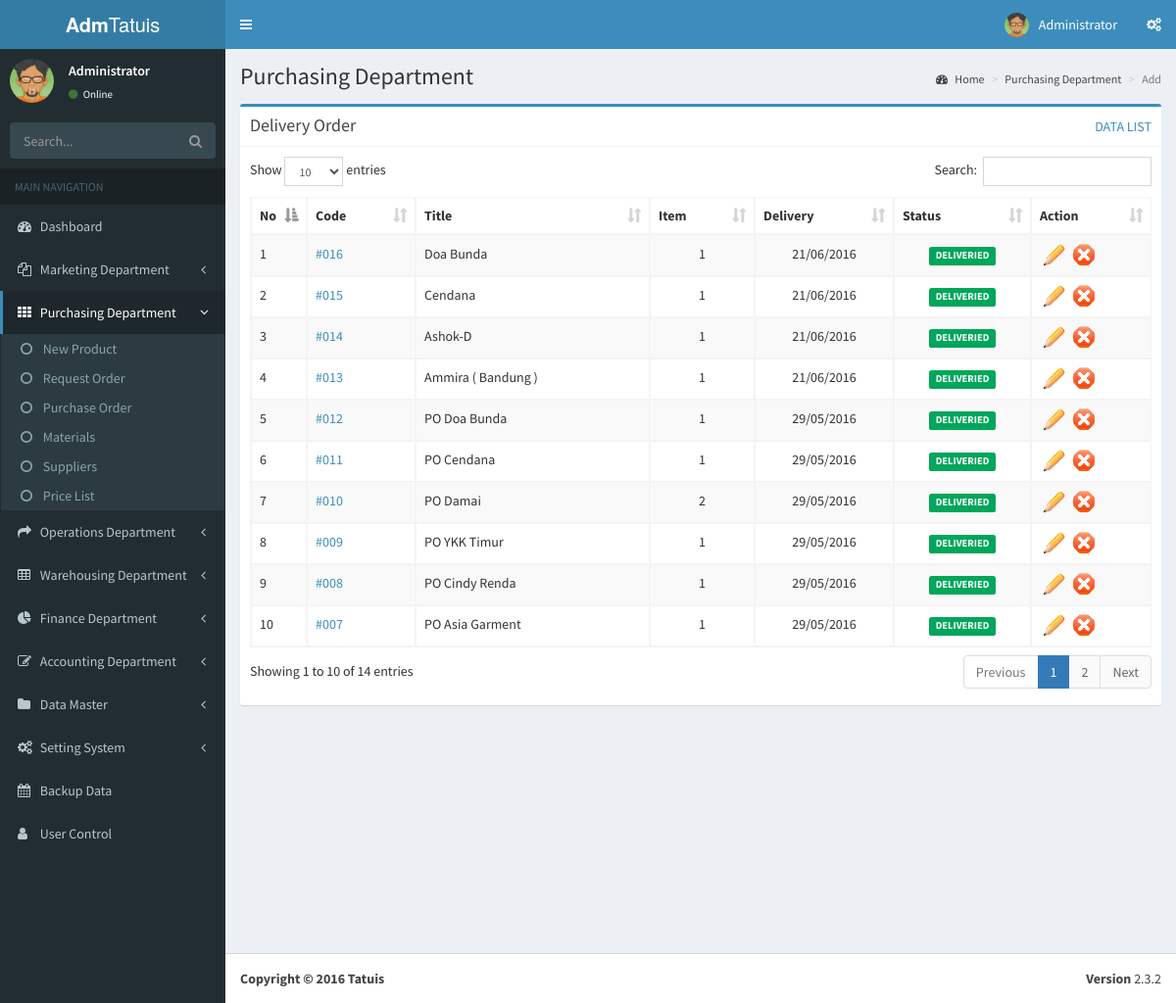
The page /?m=purchasing&s=purchasing&l=do&open=3 (signed in) on the database its author committed.
### tables this page shows
CREATE TABLE IF NOT EXISTS `user` (
  `id` int(11) NOT NULL AUTO_INCREMENT,
  `username` varchar(50) NOT NULL,
  `password` varchar(30) NOT NULL,
  `name` varchar(50) NOT NULL,
  `level` int(1) NOT NULL,
  `department` int(11) NOT NULL,
  `image` text NOT NULL,
  `keterangan` text NOT NULL,
  `status` int(1) NOT NULL,
  PRIMARY KEY (`id`)
);

CREATE TABLE IF NOT EXISTS `tbl_po_header` (
  `id` int(11) NOT NULL,
  `title` varchar(100) NOT NULL,
  `supplier` int(5) NOT NULL,
  `created_date` varchar(20) NOT NULL,
  `due_date` varchar(20) NOT NULL,
  `correction` text NOT NULL,
  `correction_by` int(5) NOT NULL,
  `approve1` int(1) NOT NULL,
  `approve2` int(1) NOT NULL,
  `approve3` int(1) NOT NULL,
  `published` int(1) NOT NULL,
  `status` int(1) NOT NULL,
  PRIMARY KEY (`id`)
);

### applications/config/common.php (called while the page is built, shortened)
<?php
$template="assets/TemplateTatuis";
?>

### applications/modules/purchasing/do.php (the view, shortened to what this page needs)
<section class="content-header">
  <h1>
	Purchasing Department
  </h1>
  <ol class="breadcrumb">
	<li><a href="#"><i class="fa fa-dashboard"></i> Home</a></li>
	<li><a href="#">Purchasing Department</a></li>
	<li class="active"><?php if(empty($_GET['p']) || $_GET['p']=='add'){?>Add<?}else{?>List<?}?></li>
  </ol>
</section>
<section class="content">
	<div class="row">
		<div class="col-md-12">
		  <div class="box box-primary">
			<div class="box-header with-border">
				<h3 class="box-title">
					Delivery Order
				</h3>
			  <div class="pull-right">
				<a href="?m=<?=$_GET['m']?>&s=<?=$_GET['s']?>&l=<?=$_GET['l']?>&p=list&open=<?=$_GET['open']?>">DATA LIST</a>
			  </div>
			</div>
			<?php
			switch($_GET['p']){
				case 'add':?>
				<?break;
				default:?>
					<div class="box-body">
						<table id="example1" class="table table-bordered table-striped">
							<thead>
							<tr>
							  <th>No</th>
							  <th>Code</th>
							  <th>Title</th>
							  <th>Item</th>
							  <th>Delivery</th>
							  <th>Status</th>
							  <th>Action</th>
							</tr>
							</thead>
							<tbody>
							<?php
							$nourut=0;
							$query_po=$query("select * from tbl_po_header where approve1='1' and approve2='1' and approve3='1' order by id DESC");
							while($row_po=$fetch($query_po)){
							$query_item=$query("select * from tbl_po_item where po_header='$row_po[id]' and item!=0");
							$jml_item=$rows($query_item);
							$item=number_format($jml_item);
							$nourut++;
							$query_item=$query("select sum(status) as total_status from tbl_po_item where po_header='$row_po[id]'");
							$query_item2=$query("select * from tbl_po_item where po_header='$row_po[id]'");
							$query_item3=$query("select * from tbl_po_item where po_header='$row_po[id]' and status='1'");
							$jml=$rows($query_item2);
							$jml2=$rows($query_item3);
							$row_item=$fetch($query_item);
							if($jml2 > 0){
								if($row_item['total_status']==$jml){
									$status="<small class='label center bg-green'>DELIVERIED</small>";
								}
								else{
									$status="<small class='label pull-center bg-red'>ON PROCESS</small>";
								}
							}
							else{
								$status="<small class='label pull-center bg-red'>ON PROCESS</small>";
							}
								?>
									<tr id="tr_table">
										<td width="30"><?=$nourut?></td>
										<td align="left"><a href="print-do.php?id=<?=$row_po['id']?>" target="_blank">#<?=sprintf('%03d',$row_po['id'])?></a>
										</td>
										<td align="left"><?=$row_po['title']?></td>
										<td align="center"><?=$item?></td>
										<td align="center"><?=$row_po['due_date']?></td>
										<td align="center"><?=$status?></td>
										<td>
											<a href="?m=<?=$_GET['m']?>&s=<?=$_GET['s']?>&l=<?=$_GET['l']?>&p=add&edit=1&open=<?=$_GET['open']?>&id=<?=$row_po['id']?>"><img src="<?=$template?>/dist/img/edit.png"></a>
											<a href="#" onClick='confirmation(<?=$row_po['id']?>)'><img src="<?=$template?>/dist/img/delete.png"></a>
										</td>
									</tr>
								<?
							}?>
						  </table>
						</div>
				<?break;
			}
			?>
		  </div>
		</div>
	</div>
</section>

### assets/TemplateTatuis/index.php (shortened to what this page needs)
<!DOCTYPE html>
<html>
<head>
  <link rel="stylesheet" href="<?=$template?>/plugins/select2/select2.min.css">
  <link rel="stylesheet" href="<?=$template?>/bootstrap/css/bootstrap.min.css">
  <link rel="stylesheet" href="https://maxcdn.bootstrapcdn.com/font-awesome/4.4.0/css/font-awesome.min.css">
  <link rel="stylesheet" href="<?=$template?>/plugins/colorpicker/bootstrap-colorpicker.min.css">
  <link rel="stylesheet" href="<?=$template?>/plugins/timepicker/bootstrap-timepicker.min.css">
  <link rel="stylesheet" href="<?=$template?>/plugins/iCheck/all.css">
  <link rel="stylesheet" href="<?=$template?>/plugins/datatables/dataTables.bootstrap.css">
  <link rel="stylesheet" href="<?=$template?>/plugins/daterangepicker/daterangepicker-bs3.css">
  <link rel="stylesheet" href="<?=$template?>/plugins/bootstrap-wysihtml5/bootstrap3-wysihtml5.min.css">
  <link rel="stylesheet" href="https://code.ionicframework.com/ionicons/2.0.1/css/ionicons.min.css">
  <link rel="stylesheet" href="<?=$template?>/plugins/jvectormap/jquery-jvectormap-1.2.2.css">
  <link rel="stylesheet" href="<?=$template?>/dist/css/AdminLTE.min.css">
  <link rel="stylesheet" href="<?=$template?>/dist/css/skins/_all-skins.min.css">
</head>
<body class="hold-transition skin-blue sidebar-mini">
<div class="wrapper">
  <header class="main-header">
    <a href="index2.html" class="logo">
      <span class="logo-lg"><b>Adm</b>Tatuis</span>
    </a>
    <nav class="navbar navbar-static-top" role="navigation">
      <a href="#" class="sidebar-toggle" data-toggle="offcanvas" role="button">
      </a>
      <div class="navbar-custom-menu">
        <ul class="nav navbar-nav">
          <li class="dropdown user user-menu">
            <a href="#" class="dropdown-toggle" data-toggle="dropdown">
              <img src="upload/<?=$S_avatar?>" class="user-image" alt="<?=$S_name?>">
              <span class="hidden-xs"><?=$S_name?></span>
            </a>
              </li>
            </ul>
          <li>
            <a href="#" data-toggle="control-sidebar"><i class="fa fa-gears"></i></a>
          </li>
      </div>
    </nav>
  </header>
  <aside class="main-sidebar">
    <section class="sidebar">
      <div class="user-panel">
        <div class="pull-left image">
          <img src="upload/<?=$S_avatar?>" class="img-circle" alt="<?=$S_name?>">
        </div>
        <div class="pull-left info">
          <p><?=$S_name?></p>
          <a href="#"><i class="fa fa-circle text-success"></i> Online</a>
        </div>
      </div>
      <form action="#" method="get" class="sidebar-form">
        <div class="input-group">
          <input type="text" name="q" class="form-control" placeholder="Search...">
              <span class="input-group-btn">
                <button type="submit" name="search" id="search-btn" class="btn btn-flat"><i class="fa fa-search"></i>
                </button>
              </span>
        </div>
      </form>
      <?php include("applications/models/menu.php");?>
    </section>
  </aside>
  <div class="content-wrapper">
	<?php
	switch($_GET['m']){
		case'purchasing':include("applications/modules/purchasing/purchasing.php");break;
	}
	?>
  </div>
  <footer class="main-footer">
    <div class="pull-right hidden-xs">
      <b>Version</b> 2.3.2
    </div>
    <strong>Copyright &copy; 2016 Tatuis
  </footer>
</div>
</body>
</html>

### rows shown on the page
user: image (picture), name "Administrator"
tbl_po_header: id "016", title "Doa Bunda", item "1", due_date "21/06/2016"
tbl_po_header: id "015", title "Cendana", item "1", due_date "21/06/2016"
tbl_po_header: id "014", title "Ashok-D", item "1", due_date "21/06/2016"
tbl_po_header: id "013", title "Ammira ( Bandung )", item "1", due_date "21/06/2016"
tbl_po_header: id "012", title "PO Doa Bunda", item "1", due_date "29/05/2016"
tbl_po_header: id "011", title "PO Cendana", item "1", due_date "29/05/2016"
tbl_po_header: id "010", title "PO Damai", item "2", due_date "29/05/2016"
tbl_po_header: id "009", title "PO YKK Timur", item "1", due_date "29/05/2016"
tbl_po_header: id "008", title "PO Cindy Renda", item "1", due_date "29/05/2016"
tbl_po_header: id "007", title "PO Asia Garment", item "1", due_date "29/05/2016"
